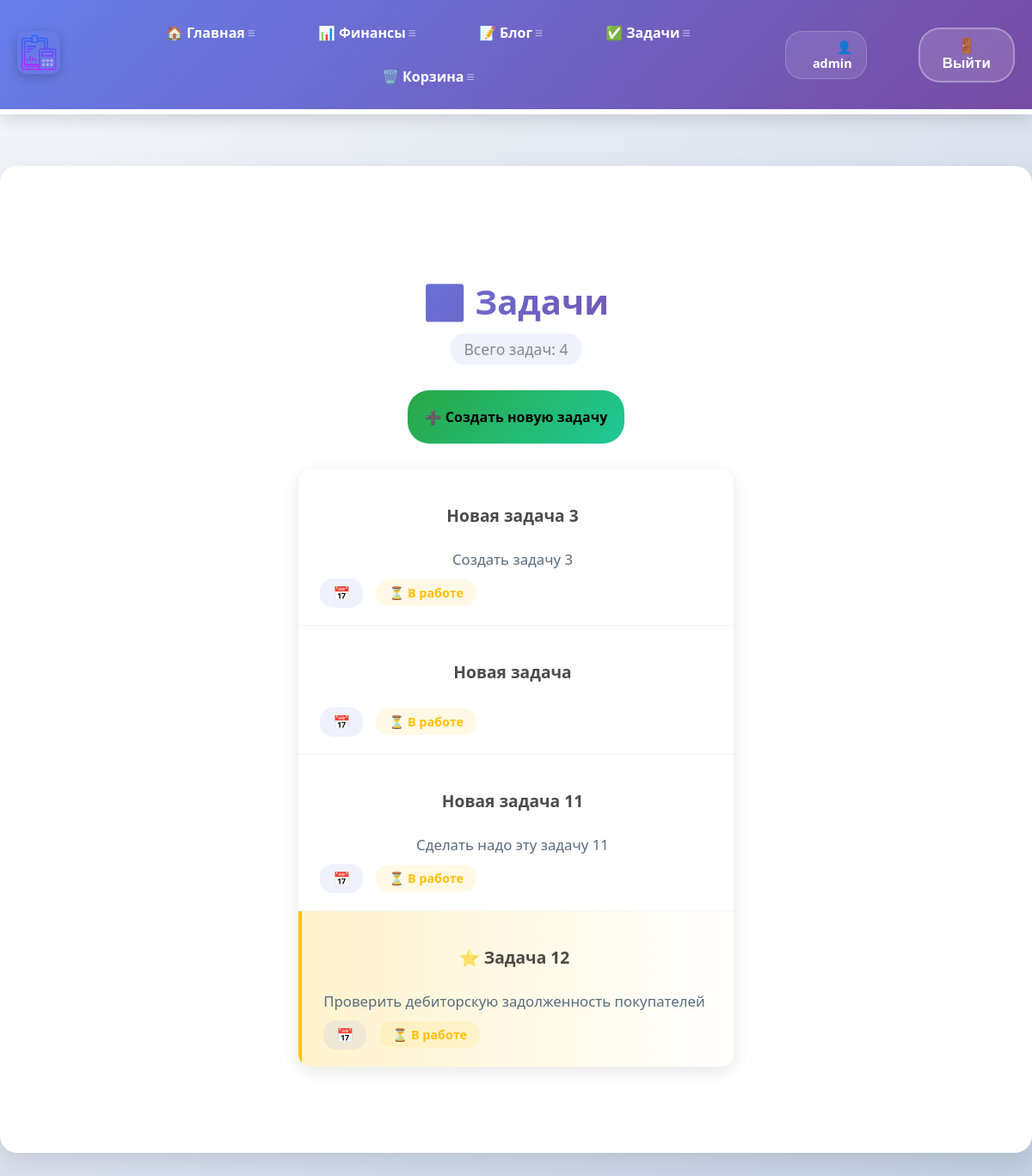
The page /todo/ (signed in) on the database as committed earlier.
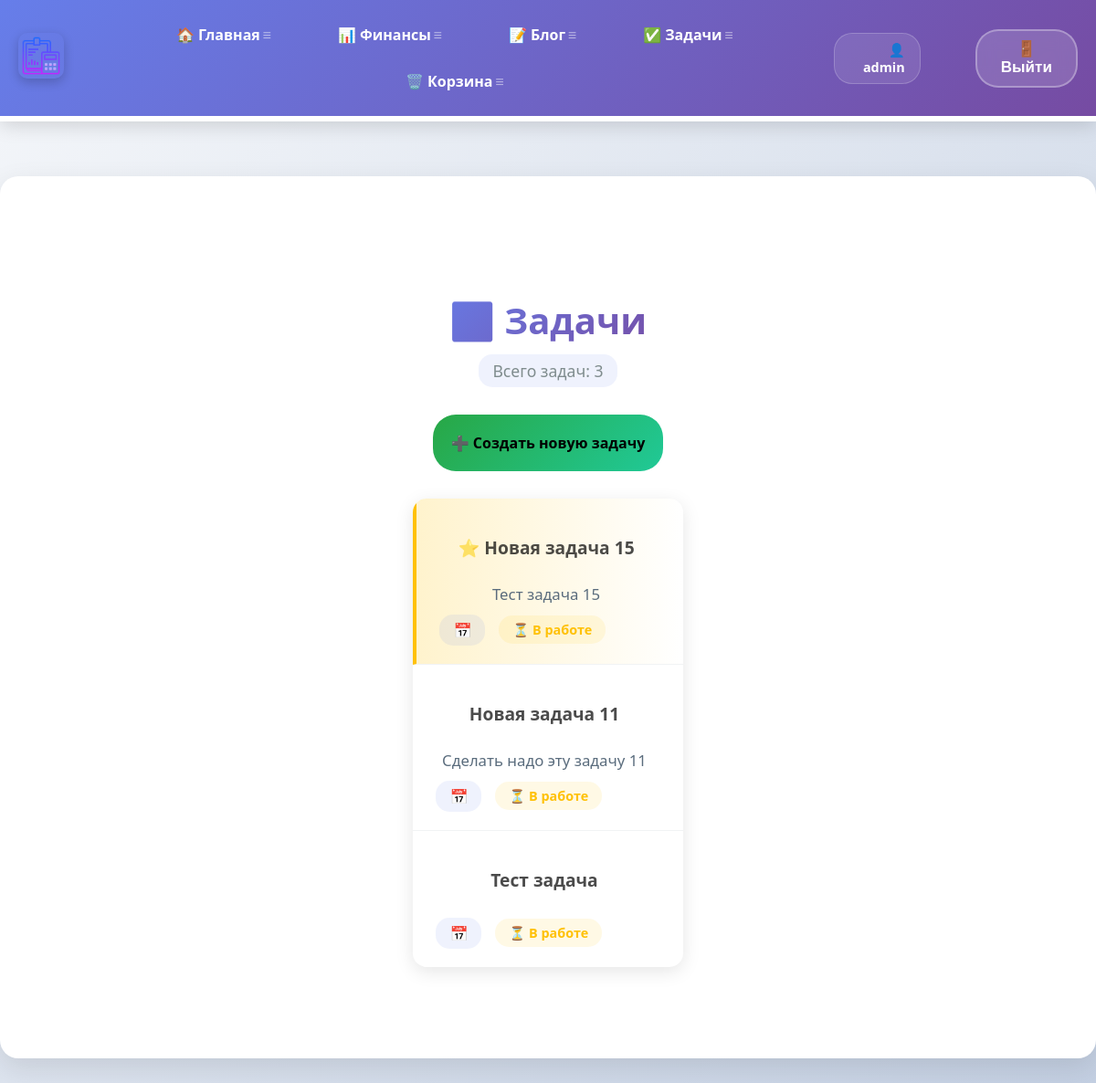
The same page on the database as committed later.
### todo/models.py (models this page shows, shortened)
class Todo(models.Model):
    title = models.CharField(max_length=100)
    memo = models.TextField(blank=True)
    created = models.DateTimeField(auto_now_add=True)
    date_completed = models.DateTimeField(blank=True, null=True)
    important = models.BooleanField(default=False)
    user = models.ForeignKey(User, on_delete=models.CASCADE, blank=True, null=True)
    is_deleted = models.BooleanField(default=False)

### todo/views.py (the view)
# urls.py: path('', views.current_todos, name="todos"),
@login_required
def current_todos(request):
    todos = Todo.objects.filter(user=request.user, date_completed__isnull=True, is_deleted=False)
    return render(request, 'todo/currenttodos.html', {'todos': todos})

### todo/templates/todo/currenttodos.html (shortened to what this page needs)
{% extends 'skills/base.html' %}
{% load static %}
{% block content %}
<div class="todos-container">
    <div class="todos-header">
        <h1 class="todos-title">✅ Задачи</h1>
        <div class="todos-count">Всего задач: {{ todos.count }}</div>
    </div>
    <div class="todos-actions">
        <a href="{% url 'createtodo' %}" class="action-btn create-btn">
            ➕ Создать новую задачу
        </a>
    </div>
    <div class="todos-list">
        {% for todo in todos %}
        <div class="todo-row {% if todo.important %}todo-important{% endif %} {% if todo.completed %}todo-completed{% endif %}">
            <div class="todo-info">
                <div class="todo-main">
                    <h3 class="todo-title">
                        <a href="{% url 'viewtodo' todo.id %}" class="todo-link">
                            {% if todo.important %}⭐ {% endif %}{{ todo.title }}
                        </a>
                    </h3>
                    {% if todo.memo %}
                    <p class="todo-memo">{{ todo.memo|striptags|truncatechars:200 }}</p>
                    {% endif %}
                </div>
                <div class="todo-meta">
                    <span class="todo-date">📅 {{ todo.date|date:'d.m.Y' }}</span>
                    {% if todo.completed %}
                    <span class="todo-status completed">✅ Выполнено</span>
                    {% else %}
                    <span class="todo-status pending">⏳ В работе</span>
                    {% endif %}
                </div>
            </div>
        </div>
        {% endfor %}
    </div>
</div>
{% endblock %}

### skills/templates/skills/base.html (shortened to what this page needs)
<!DOCTYPE html>
{% load static %}
<html lang="ru">
<head>
    <link rel="stylesheet" href="{% static 'css/style3.css' %}">
    </head>
<body>
<div class="menu">
    <div class="wrap">
        <div class="menu_header">
            {% if user.is_authenticated %}
            <div class="logo">
                <a href="{% url 'index' %}">
                    <img src="{% static 'skills/logo.png' %}" alt="Логотип" class="image">
                </a>
            </div>
            <ul class="menu_total" id="mainMenu">
                <li><a href="{% url 'index' %}">🏠 Главная</a></li>
                <li><a href="{% url 'financial_analysis_page' %}">📊 Финансы</a></li>
                <li><a href="{% url 'blogs' %}">📝 Блог</a></li>
                <li><a href="{% url 'currenttodos' %}">✅ Задачи</a></li>
                <li><a href="{% url 'trashbin' %}">🗑️ Корзина</a></li>
            </ul>
            <ul class="menu_second">
                <li class="logo2">👤 {{ user.username }}</li>
                <li>
                    <form action="{% url 'logoutuser' %}" method="post">
                        <button class="top">🚪 Выйти</button>
                    </form>
                </li>
            </ul>
            {% endif %}
        </div>
    </div>
</div>
<div class="content">
    <div class="wrap">
        {% block content %}
        {% endblock %}
    </div>
</div>
</body>
</html>

Rows that differ between the two databases and show on the page:
removed Todo: title "Новая задача 3", memo "Создать задачу 3"
removed Todo: title "Задача 12", memo "Проверить дебиторскую задолженность покупателей", important True (drawn)
changed Todo: important False → True (drawn); title "Новая задача" → "Новая задача 15"; memo (not shown) → "Тест задача 15"
added Todo: title "Тест задача"
Other text that changed with them:
{{ todos.count }}: "4" → "3"
